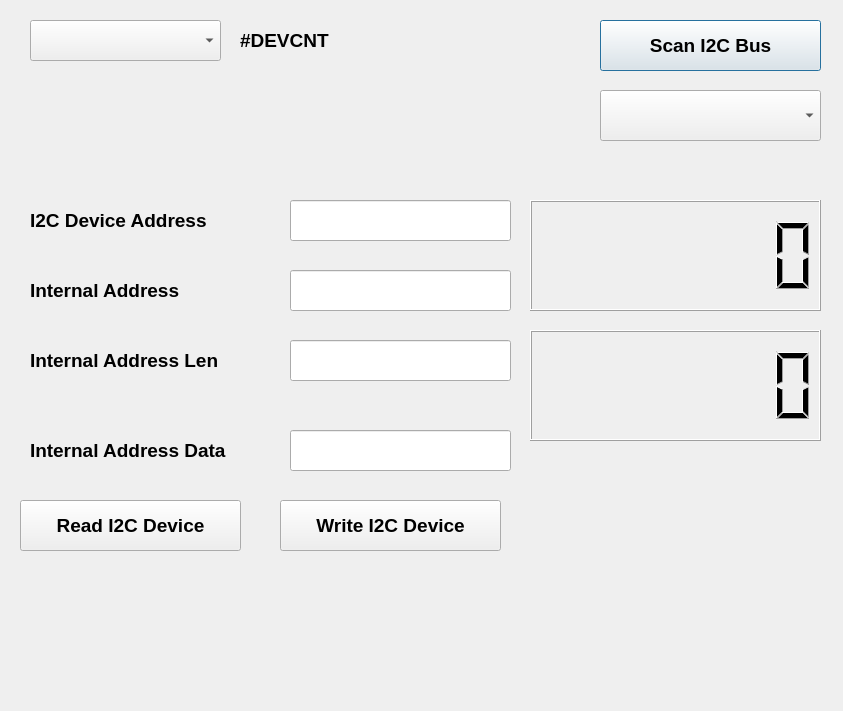
<?xml version="1.0" encoding="UTF-8"?>
<ui version="4.0">
 <class>Dialog</class>
 <widget class="QDialog" name="Dialog">
  <property name="geometry">
   <rect>
    <x>0</x>
    <y>0</y>
    <width>843</width>
    <height>711</height>
   </rect>
  </property>
  <property name="windowTitle">
   <string>IWScope Inc, DAC/ADC Test Utility</string>
  </property>
  <widget class="QPushButton" name="i2cBusScanButton">
   <property name="geometry">
    <rect>
     <x>600</x>
     <y>20</y>
     <width>221</width>
     <height>51</height>
    </rect>
   </property>
   <property name="font">
    <font>
     <pointsize>14</pointsize>
     <weight>75</weight>
     <bold>true</bold>
    </font>
   </property>
   <property name="text">
    <string>Scan I2C Bus</string>
   </property>
  </widget>
  <widget class="QComboBox" name="oscope_ip">
   <property name="geometry">
    <rect>
     <x>30</x>
     <y>20</y>
     <width>191</width>
     <height>41</height>
    </rect>
   </property>
  </widget>
  <widget class="QLabel" name="commLED">
   <property name="geometry">
    <rect>
     <x>30</x>
     <y>80</y>
     <width>151</width>
     <height>41</height>
    </rect>
   </property>
   <property name="text">
    <string>&lt;html&gt;&lt;head/&gt;&lt;body&gt;&lt;p&gt;&lt;br/&gt;&lt;/p&gt;&lt;/body&gt;&lt;/html&gt;</string>
   </property>
  </widget>
  <widget class="QComboBox" name="i2c_addr_cmb">
   <property name="geometry">
    <rect>
     <x>600</x>
     <y>90</y>
     <width>221</width>
     <height>51</height>
    </rect>
   </property>
  </widget>
  <widget class="QLCDNumber" name="lcdADC_Chnl2">
   <property name="geometry">
    <rect>
     <x>530</x>
     <y>330</y>
     <width>291</width>
     <height>111</height>
    </rect>
   </property>
   <property name="font">
    <font>
     <pointsize>18</pointsize>
     <weight>75</weight>
     <bold>true</bold>
    </font>
   </property>
   <property name="lineWidth">
    <number>1</number>
   </property>
   <property name="numDigits">
    <number>7</number>
   </property>
   <property name="mode">
    <enum>QLCDNumber::Bin</enum>
   </property>
  </widget>
  <widget class="QLCDNumber" name="lcdADC_Chnl1">
   <property name="geometry">
    <rect>
     <x>530</x>
     <y>200</y>
     <width>291</width>
     <height>111</height>
    </rect>
   </property>
   <property name="font">
    <font>
     <pointsize>18</pointsize>
     <weight>75</weight>
     <bold>true</bold>
    </font>
   </property>
   <property name="lineWidth">
    <number>1</number>
   </property>
   <property name="numDigits">
    <number>7</number>
   </property>
   <property name="mode">
    <enum>QLCDNumber::Bin</enum>
   </property>
  </widget>
  <widget class="QLabel" name="qlbl">
   <property name="geometry">
    <rect>
     <x>240</x>
     <y>20</y>
     <width>121</width>
     <height>41</height>
    </rect>
   </property>
   <property name="text">
    <string>&lt;html&gt;&lt;head/&gt;&lt;body&gt;&lt;p&gt;&lt;span style=&quot; font-size:14pt; font-weight:600;&quot;&gt;#DEVCNT&lt;/span&gt;&lt;/p&gt;&lt;/body&gt;&lt;/html&gt;</string>
   </property>
  </widget>
  <widget class="QLineEdit" name="devAddress_box">
   <property name="geometry">
    <rect>
     <x>290</x>
     <y>200</y>
     <width>221</width>
     <height>41</height>
    </rect>
   </property>
   <property name="font">
    <font>
     <pointsize>14</pointsize>
     <weight>75</weight>
     <bold>true</bold>
    </font>
   </property>
  </widget>
  <widget class="QLabel" name="qlbl_2">
   <property name="geometry">
    <rect>
     <x>30</x>
     <y>200</y>
     <width>211</width>
     <height>41</height>
    </rect>
   </property>
   <property name="text">
    <string>&lt;html&gt;&lt;head/&gt;&lt;body&gt;&lt;p&gt;&lt;span style=&quot; font-size:14pt; font-weight:600;&quot;&gt;I2C Device Address&lt;/span&gt;&lt;/p&gt;&lt;/body&gt;&lt;/html&gt;</string>
   </property>
  </widget>
  <widget class="QLabel" name="qlbl_3">
   <property name="geometry">
    <rect>
     <x>30</x>
     <y>270</y>
     <width>211</width>
     <height>41</height>
    </rect>
   </property>
   <property name="text">
    <string>&lt;html&gt;&lt;head/&gt;&lt;body&gt;&lt;p&gt;&lt;span style=&quot; font-size:14pt; font-weight:600;&quot;&gt;Internal Address&lt;/span&gt;&lt;/p&gt;&lt;/body&gt;&lt;/html&gt;</string>
   </property>
  </widget>
  <widget class="QLineEdit" name="intAddress_box">
   <property name="geometry">
    <rect>
     <x>290</x>
     <y>270</y>
     <width>221</width>
     <height>41</height>
    </rect>
   </property>
   <property name="font">
    <font>
     <pointsize>14</pointsize>
     <weight>75</weight>
     <bold>true</bold>
    </font>
   </property>
  </widget>
  <widget class="QPushButton" name="buttonReadI2CDevice">
   <property name="geometry">
    <rect>
     <x>20</x>
     <y>500</y>
     <width>221</width>
     <height>51</height>
    </rect>
   </property>
   <property name="font">
    <font>
     <pointsize>14</pointsize>
     <weight>75</weight>
     <bold>true</bold>
    </font>
   </property>
   <property name="text">
    <string>Read I2C Device</string>
   </property>
  </widget>
  <widget class="QPushButton" name="buttonWriteI2CDevice">
   <property name="geometry">
    <rect>
     <x>280</x>
     <y>500</y>
     <width>221</width>
     <height>51</height>
    </rect>
   </property>
   <property name="font">
    <font>
     <pointsize>14</pointsize>
     <weight>75</weight>
     <bold>true</bold>
    </font>
   </property>
   <property name="text">
    <string>Write I2C Device</string>
   </property>
  </widget>
  <widget class="QLabel" name="qlbl_4">
   <property name="geometry">
    <rect>
     <x>30</x>
     <y>340</y>
     <width>231</width>
     <height>41</height>
    </rect>
   </property>
   <property name="text">
    <string>&lt;html&gt;&lt;head/&gt;&lt;body&gt;&lt;p&gt;&lt;span style=&quot; font-size:14pt; font-weight:600;&quot;&gt;Internal Address Len&lt;/span&gt;&lt;/p&gt;&lt;/body&gt;&lt;/html&gt;</string>
   </property>
  </widget>
  <widget class="QLineEdit" name="intAddressLen_box">
   <property name="geometry">
    <rect>
     <x>290</x>
     <y>340</y>
     <width>221</width>
     <height>41</height>
    </rect>
   </property>
   <property name="font">
    <font>
     <pointsize>14</pointsize>
     <weight>75</weight>
     <bold>true</bold>
    </font>
   </property>
  </widget>
  <widget class="QLineEdit" name="intAddressData_box">
   <property name="geometry">
    <rect>
     <x>290</x>
     <y>430</y>
     <width>221</width>
     <height>41</height>
    </rect>
   </property>
   <property name="font">
    <font>
     <pointsize>14</pointsize>
     <weight>75</weight>
     <bold>true</bold>
    </font>
   </property>
  </widget>
  <widget class="QLabel" name="qlbl_5">
   <property name="geometry">
    <rect>
     <x>30</x>
     <y>430</y>
     <width>241</width>
     <height>41</height>
    </rect>
   </property>
   <property name="text">
    <string>&lt;html&gt;&lt;head/&gt;&lt;body&gt;&lt;p&gt;&lt;span style=&quot; font-size:14pt; font-weight:600;&quot;&gt;Internal Address Data&lt;/span&gt;&lt;/p&gt;&lt;/body&gt;&lt;/html&gt;</string>
   </property>
  </widget>
 </widget>
 <resources/>
 <connections/>
</ui>
